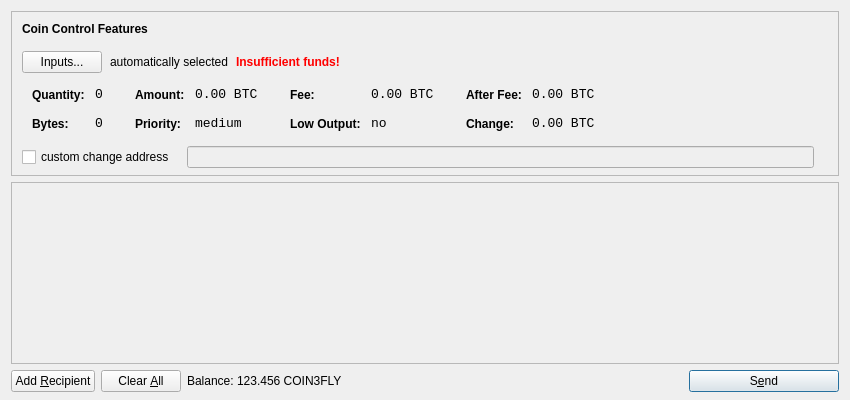
<?xml version="1.0" encoding="UTF-8"?>
<ui version="4.0">
 <class>SendCoinsDialog</class>
 <widget class="QDialog" name="SendCoinsDialog">
  <property name="geometry">
   <rect>
    <x>0</x>
    <y>0</y>
    <width>850</width>
    <height>400</height>
   </rect>
  </property>
  <property name="windowTitle">
   <string>Send Coins</string>
  </property>
  <layout class="QVBoxLayout" name="verticalLayout" stretch="0,1,0">
   <property name="bottomMargin">
    <number>8</number>
   </property>
   <item>
    <widget class="QFrame" name="frameCoinControl">
     <property name="sizePolicy">
      <sizepolicy hsizetype="Expanding" vsizetype="Expanding">
       <horstretch>0</horstretch>
       <verstretch>0</verstretch>
      </sizepolicy>
     </property>
     <property name="maximumSize">
      <size>
       <width>16777215</width>
       <height>16777215</height>
      </size>
     </property>
     <property name="frameShape">
      <enum>QFrame::StyledPanel</enum>
     </property>
     <property name="frameShadow">
      <enum>QFrame::Sunken</enum>
     </property>
     <layout class="QVBoxLayout" name="verticalLayoutCoinControl2">
      <property name="spacing">
       <number>-1</number>
      </property>
      <property name="leftMargin">
       <number>0</number>
      </property>
      <property name="topMargin">
       <number>0</number>
      </property>
      <property name="rightMargin">
       <number>0</number>
      </property>
      <property name="bottomMargin">
       <number>6</number>
      </property>
      <item>
       <layout class="QVBoxLayout" name="verticalLayoutCoinControl" stretch="0,0,0,0,1">
        <property name="spacing">
         <number>0</number>
        </property>
        <property name="leftMargin">
         <number>10</number>
        </property>
        <property name="topMargin">
         <number>10</number>
        </property>
        <item>
         <layout class="QHBoxLayout" name="horizontalLayoutCoinControl1">
          <property name="bottomMargin">
           <number>15</number>
          </property>
          <item>
           <widget class="QLabel" name="labelCoinControlFeatures">
            <property name="sizePolicy">
             <sizepolicy hsizetype="Preferred" vsizetype="Maximum">
              <horstretch>0</horstretch>
              <verstretch>0</verstretch>
             </sizepolicy>
            </property>
            <property name="font">
             <font>
              <weight>75</weight>
              <bold>true</bold>
             </font>
            </property>
            <property name="styleSheet">
             <string notr="true">font-weight:bold;</string>
            </property>
            <property name="text">
             <string>Coin Control Features</string>
            </property>
           </widget>
          </item>
         </layout>
        </item>
        <item>
         <layout class="QHBoxLayout" name="horizontalLayoutCoinControl2" stretch="0,0,0,0">
          <property name="spacing">
           <number>8</number>
          </property>
          <property name="bottomMargin">
           <number>10</number>
          </property>
          <item>
           <widget class="QPushButton" name="pushButtonCoinControl">
            <property name="styleSheet">
             <string notr="true"/>
            </property>
            <property name="text">
             <string>Inputs...</string>
            </property>
           </widget>
          </item>
          <item>
           <widget class="QLabel" name="labelCoinControlAutomaticallySelected">
            <property name="text">
             <string>automatically selected</string>
            </property>
            <property name="margin">
             <number>5</number>
            </property>
           </widget>
          </item>
          <item>
           <widget class="QLabel" name="labelCoinControlInsuffFunds">
            <property name="font">
             <font>
              <weight>75</weight>
              <bold>true</bold>
             </font>
            </property>
            <property name="styleSheet">
             <string notr="true">color:red;font-weight:bold;</string>
            </property>
            <property name="text">
             <string>Insufficient funds!</string>
            </property>
            <property name="margin">
             <number>5</number>
            </property>
           </widget>
          </item>
          <item>
           <spacer name="horizontalSpacerCoinControl">
            <property name="orientation">
             <enum>Qt::Horizontal</enum>
            </property>
            <property name="sizeHint" stdset="0">
             <size>
              <width>40</width>
              <height>1</height>
             </size>
            </property>
           </spacer>
          </item>
         </layout>
        </item>
        <item>
         <widget class="QWidget" name="widgetCoinControl" native="true">
          <property name="sizePolicy">
           <sizepolicy hsizetype="Preferred" vsizetype="Preferred">
            <horstretch>0</horstretch>
            <verstretch>0</verstretch>
           </sizepolicy>
          </property>
          <property name="minimumSize">
           <size>
            <width>0</width>
            <height>0</height>
           </size>
          </property>
          <property name="styleSheet">
           <string notr="true"/>
          </property>
          <layout class="QHBoxLayout" name="horizontalLayoutCoinControl5">
           <property name="margin">
            <number>0</number>
           </property>
           <item>
            <layout class="QHBoxLayout" name="horizontalLayoutCoinControl3" stretch="0,0,0,1">
             <property name="spacing">
              <number>20</number>
             </property>
             <property name="topMargin">
              <number>0</number>
             </property>
             <property name="bottomMargin">
              <number>10</number>
             </property>
             <item>
              <layout class="QFormLayout" name="formLayoutCoinControl1">
               <property name="horizontalSpacing">
                <number>10</number>
               </property>
               <property name="verticalSpacing">
                <number>14</number>
               </property>
               <property name="leftMargin">
                <number>10</number>
               </property>
               <property name="topMargin">
                <number>4</number>
               </property>
               <property name="rightMargin">
                <number>6</number>
               </property>
               <item row="0" column="0">
                <widget class="QLabel" name="labelCoinControlQuantityText">
                 <property name="styleSheet">
                  <string notr="true">font-weight:bold;</string>
                 </property>
                 <property name="text">
                  <string>Quantity:</string>
                 </property>
                 <property name="margin">
                  <number>0</number>
                 </property>
                </widget>
               </item>
               <item row="0" column="1">
                <widget class="QLabel" name="labelCoinControlQuantity">
                 <property name="font">
                  <font>
                   <family>Monospace</family>
                   <pointsize>10</pointsize>
                  </font>
                 </property>
                 <property name="cursor">
                  <cursorShape>IBeamCursor</cursorShape>
                 </property>
                 <property name="contextMenuPolicy">
                  <enum>Qt::ActionsContextMenu</enum>
                 </property>
                 <property name="text">
                  <string notr="true">0</string>
                 </property>
                 <property name="margin">
                  <number>0</number>
                 </property>
                 <property name="textInteractionFlags">
                  <set>Qt::LinksAccessibleByMouse|Qt::TextSelectableByKeyboard|Qt::TextSelectableByMouse</set>
                 </property>
                </widget>
               </item>
               <item row="1" column="0">
                <widget class="QLabel" name="labelCoinControlBytesText">
                 <property name="styleSheet">
                  <string notr="true">font-weight:bold;</string>
                 </property>
                 <property name="text">
                  <string>Bytes:</string>
                 </property>
                </widget>
               </item>
               <item row="1" column="1">
                <widget class="QLabel" name="labelCoinControlBytes">
                 <property name="font">
                  <font>
                   <family>Monospace</family>
                   <pointsize>10</pointsize>
                  </font>
                 </property>
                 <property name="cursor">
                  <cursorShape>IBeamCursor</cursorShape>
                 </property>
                 <property name="contextMenuPolicy">
                  <enum>Qt::ActionsContextMenu</enum>
                 </property>
                 <property name="text">
                  <string notr="true">0</string>
                 </property>
                 <property name="textInteractionFlags">
                  <set>Qt::LinksAccessibleByMouse|Qt::TextSelectableByKeyboard|Qt::TextSelectableByMouse</set>
                 </property>
                </widget>
               </item>
              </layout>
             </item>
             <item>
              <layout class="QFormLayout" name="formLayoutCoinControl2">
               <property name="horizontalSpacing">
                <number>10</number>
               </property>
               <property name="verticalSpacing">
                <number>14</number>
               </property>
               <property name="leftMargin">
                <number>6</number>
               </property>
               <property name="topMargin">
                <number>4</number>
               </property>
               <property name="rightMargin">
                <number>6</number>
               </property>
               <item row="0" column="0">
                <widget class="QLabel" name="labelCoinControlAmountText">
                 <property name="styleSheet">
                  <string notr="true">font-weight:bold;</string>
                 </property>
                 <property name="text">
                  <string>Amount:</string>
                 </property>
                 <property name="margin">
                  <number>0</number>
                 </property>
                </widget>
               </item>
               <item row="0" column="1">
                <widget class="QLabel" name="labelCoinControlAmount">
                 <property name="font">
                  <font>
                   <family>Monospace</family>
                   <pointsize>10</pointsize>
                  </font>
                 </property>
                 <property name="cursor">
                  <cursorShape>IBeamCursor</cursorShape>
                 </property>
                 <property name="contextMenuPolicy">
                  <enum>Qt::ActionsContextMenu</enum>
                 </property>
                 <property name="text">
                  <string notr="true">0.00 BTC</string>
                 </property>
                 <property name="textInteractionFlags">
                  <set>Qt::LinksAccessibleByMouse|Qt::TextSelectableByKeyboard|Qt::TextSelectableByMouse</set>
                 </property>
                </widget>
               </item>
               <item row="1" column="0">
                <widget class="QLabel" name="labelCoinControlPriorityText">
                 <property name="styleSheet">
                  <string notr="true">font-weight:bold;</string>
                 </property>
                 <property name="text">
                  <string>Priority:</string>
                 </property>
                </widget>
               </item>
               <item row="1" column="1">
                <widget class="QLabel" name="labelCoinControlPriority">
                 <property name="font">
                  <font>
                   <family>Monospace</family>
                   <pointsize>10</pointsize>
                  </font>
                 </property>
                 <property name="cursor">
                  <cursorShape>IBeamCursor</cursorShape>
                 </property>
                 <property name="contextMenuPolicy">
                  <enum>Qt::ActionsContextMenu</enum>
                 </property>
                 <property name="text">
                  <string>medium</string>
                 </property>
                 <property name="textInteractionFlags">
                  <set>Qt::LinksAccessibleByMouse|Qt::TextSelectableByKeyboard|Qt::TextSelectableByMouse</set>
                 </property>
                </widget>
               </item>
              </layout>
             </item>
             <item>
              <layout class="QFormLayout" name="formLayoutCoinControl3">
               <property name="horizontalSpacing">
                <number>10</number>
               </property>
               <property name="verticalSpacing">
                <number>14</number>
               </property>
               <property name="leftMargin">
                <number>6</number>
               </property>
               <property name="topMargin">
                <number>4</number>
               </property>
               <property name="rightMargin">
                <number>6</number>
               </property>
               <item row="0" column="0">
                <widget class="QLabel" name="labelCoinControlFeeText">
                 <property name="styleSheet">
                  <string notr="true">font-weight:bold;</string>
                 </property>
                 <property name="text">
                  <string>Fee:</string>
                 </property>
                 <property name="margin">
                  <number>0</number>
                 </property>
                </widget>
               </item>
               <item row="0" column="1">
                <widget class="QLabel" name="labelCoinControlFee">
                 <property name="font">
                  <font>
                   <family>Monospace</family>
                   <pointsize>10</pointsize>
                  </font>
                 </property>
                 <property name="cursor">
                  <cursorShape>IBeamCursor</cursorShape>
                 </property>
                 <property name="contextMenuPolicy">
                  <enum>Qt::ActionsContextMenu</enum>
                 </property>
                 <property name="text">
                  <string notr="true">0.00 BTC</string>
                 </property>
                 <property name="textInteractionFlags">
                  <set>Qt::LinksAccessibleByMouse|Qt::TextSelectableByKeyboard|Qt::TextSelectableByMouse</set>
                 </property>
                </widget>
               </item>
               <item row="1" column="0">
                <widget class="QLabel" name="labelCoinControlLowOutputText">
                 <property name="styleSheet">
                  <string notr="true">font-weight:bold;</string>
                 </property>
                 <property name="text">
                  <string>Low Output:</string>
                 </property>
                </widget>
               </item>
               <item row="1" column="1">
                <widget class="QLabel" name="labelCoinControlLowOutput">
                 <property name="font">
                  <font>
                   <family>Monospace</family>
                   <pointsize>10</pointsize>
                  </font>
                 </property>
                 <property name="cursor">
                  <cursorShape>IBeamCursor</cursorShape>
                 </property>
                 <property name="contextMenuPolicy">
                  <enum>Qt::ActionsContextMenu</enum>
                 </property>
                 <property name="text">
                  <string>no</string>
                 </property>
                 <property name="textInteractionFlags">
                  <set>Qt::LinksAccessibleByMouse|Qt::TextSelectableByKeyboard|Qt::TextSelectableByMouse</set>
                 </property>
                </widget>
               </item>
              </layout>
             </item>
             <item>
              <layout class="QFormLayout" name="formLayoutCoinControl4">
               <property name="horizontalSpacing">
                <number>10</number>
               </property>
               <property name="verticalSpacing">
                <number>14</number>
               </property>
               <property name="leftMargin">
                <number>6</number>
               </property>
               <property name="topMargin">
                <number>4</number>
               </property>
               <property name="rightMargin">
                <number>6</number>
               </property>
               <item row="0" column="0">
                <widget class="QLabel" name="labelCoinControlAfterFeeText">
                 <property name="styleSheet">
                  <string notr="true">font-weight:bold;</string>
                 </property>
                 <property name="text">
                  <string>After Fee:</string>
                 </property>
                 <property name="margin">
                  <number>0</number>
                 </property>
                </widget>
               </item>
               <item row="0" column="1">
                <widget class="QLabel" name="labelCoinControlAfterFee">
                 <property name="font">
                  <font>
                   <family>Monospace</family>
                   <pointsize>10</pointsize>
                  </font>
                 </property>
                 <property name="cursor">
                  <cursorShape>IBeamCursor</cursorShape>
                 </property>
                 <property name="contextMenuPolicy">
                  <enum>Qt::ActionsContextMenu</enum>
                 </property>
                 <property name="text">
                  <string notr="true">0.00 BTC</string>
                 </property>
                 <property name="textInteractionFlags">
                  <set>Qt::LinksAccessibleByMouse|Qt::TextSelectableByKeyboard|Qt::TextSelectableByMouse</set>
                 </property>
                </widget>
               </item>
               <item row="1" column="0">
                <widget class="QLabel" name="labelCoinControlChangeText">
                 <property name="styleSheet">
                  <string notr="true">font-weight:bold;</string>
                 </property>
                 <property name="text">
                  <string>Change:</string>
                 </property>
                </widget>
               </item>
               <item row="1" column="1">
                <widget class="QLabel" name="labelCoinControlChange">
                 <property name="font">
                  <font>
                   <family>Monospace</family>
                   <pointsize>10</pointsize>
                  </font>
                 </property>
                 <property name="cursor">
                  <cursorShape>IBeamCursor</cursorShape>
                 </property>
                 <property name="contextMenuPolicy">
                  <enum>Qt::ActionsContextMenu</enum>
                 </property>
                 <property name="text">
                  <string notr="true">0.00 BTC</string>
                 </property>
                 <property name="textInteractionFlags">
                  <set>Qt::LinksAccessibleByMouse|Qt::TextSelectableByKeyboard|Qt::TextSelectableByMouse</set>
                 </property>
                </widget>
               </item>
              </layout>
             </item>
            </layout>
           </item>
          </layout>
         </widget>
        </item>
        <item>
         <layout class="QHBoxLayout" name="horizontalLayoutCoinControl4" stretch="0,0,0">
          <property name="spacing">
           <number>12</number>
          </property>
          <property name="sizeConstraint">
           <enum>QLayout::SetDefaultConstraint</enum>
          </property>
          <property name="topMargin">
           <number>5</number>
          </property>
          <property name="rightMargin">
           <number>5</number>
          </property>
          <item>
           <widget class="QCheckBox" name="checkBoxCoinControlChange">
            <property name="text">
             <string>custom change address</string>
            </property>
           </widget>
          </item>
          <item>
           <widget class="QLineEdit" name="lineEditCoinControlChange">
            <property name="enabled">
             <bool>false</bool>
            </property>
            <property name="sizePolicy">
             <sizepolicy hsizetype="Expanding" vsizetype="Fixed">
              <horstretch>0</horstretch>
              <verstretch>0</verstretch>
             </sizepolicy>
            </property>
           </widget>
          </item>
          <item>
           <widget class="QLabel" name="labelCoinControlChangeLabel">
            <property name="sizePolicy">
             <sizepolicy hsizetype="Preferred" vsizetype="Expanding">
              <horstretch>0</horstretch>
              <verstretch>0</verstretch>
             </sizepolicy>
            </property>
            <property name="minimumSize">
             <size>
              <width>0</width>
              <height>0</height>
             </size>
            </property>
            <property name="text">
             <string/>
            </property>
            <property name="margin">
             <number>3</number>
            </property>
           </widget>
          </item>
         </layout>
        </item>
        <item>
         <spacer name="verticalSpacerCoinControl">
          <property name="orientation">
           <enum>Qt::Vertical</enum>
          </property>
          <property name="sizeHint" stdset="0">
           <size>
            <width>800</width>
            <height>1</height>
           </size>
          </property>
         </spacer>
        </item>
       </layout>
      </item>
     </layout>
    </widget>
   </item>
   <item>
    <widget class="QScrollArea" name="scrollArea">
     <property name="widgetResizable">
      <bool>true</bool>
     </property>
     <widget class="QWidget" name="scrollAreaWidgetContents">
      <property name="geometry">
       <rect>
        <x>0</x>
        <y>0</y>
        <width>830</width>
        <height>165</height>
       </rect>
      </property>
      <layout class="QVBoxLayout" name="verticalLayout_2">
       <property name="margin">
        <number>0</number>
       </property>
       <item>
        <layout class="QVBoxLayout" name="entries">
         <property name="spacing">
          <number>6</number>
         </property>
        </layout>
       </item>
       <item>
        <spacer name="verticalSpacer">
         <property name="orientation">
          <enum>Qt::Vertical</enum>
         </property>
         <property name="sizeHint" stdset="0">
          <size>
           <width>20</width>
           <height>40</height>
          </size>
         </property>
        </spacer>
       </item>
      </layout>
     </widget>
    </widget>
   </item>
   <item>
    <layout class="QHBoxLayout" name="horizontalLayout">
     <item>
      <widget class="QPushButton" name="addButton">
       <property name="toolTip">
        <string>Send to multiple recipients at once</string>
       </property>
       <property name="text">
        <string>Add &amp;Recipient</string>
       </property>
       <property name="icon">
        <iconset resource="../bitcoin.qrc">
         <normaloff>:/icons/add</normaloff>:/icons/add</iconset>
       </property>
       <property name="autoDefault">
        <bool>false</bool>
       </property>
      </widget>
     </item>
     <item>
      <widget class="QPushButton" name="clearButton">
       <property name="sizePolicy">
        <sizepolicy hsizetype="Minimum" vsizetype="Fixed">
         <horstretch>0</horstretch>
         <verstretch>0</verstretch>
        </sizepolicy>
       </property>
       <property name="toolTip">
        <string>Remove all transaction fields</string>
       </property>
       <property name="text">
        <string>Clear &amp;All</string>
       </property>
       <property name="icon">
        <iconset resource="../bitcoin.qrc">
         <normaloff>:/icons/remove</normaloff>:/icons/remove</iconset>
       </property>
       <property name="autoRepeatDelay">
        <number>300</number>
       </property>
       <property name="autoDefault">
        <bool>false</bool>
       </property>
      </widget>
     </item>
     <item>
      <layout class="QHBoxLayout" name="horizontalLayout_2">
       <property name="spacing">
        <number>3</number>
       </property>
       <item>
        <widget class="QLabel" name="label">
         <property name="text">
          <string>Balance:</string>
         </property>
        </widget>
       </item>
       <item>
        <widget class="QLabel" name="labelBalance">
         <property name="cursor">
          <cursorShape>IBeamCursor</cursorShape>
         </property>
         <property name="text">
          <string>123.456 COIN3FLY</string>
         </property>
         <property name="textInteractionFlags">
          <set>Qt::LinksAccessibleByMouse|Qt::TextSelectableByKeyboard|Qt::TextSelectableByMouse</set>
         </property>
        </widget>
       </item>
      </layout>
     </item>
     <item>
      <spacer name="horizontalSpacer">
       <property name="orientation">
        <enum>Qt::Horizontal</enum>
       </property>
       <property name="sizeHint" stdset="0">
        <size>
         <width>40</width>
         <height>20</height>
        </size>
       </property>
      </spacer>
     </item>
     <item>
      <widget class="QPushButton" name="sendButton">
       <property name="minimumSize">
        <size>
         <width>150</width>
         <height>0</height>
        </size>
       </property>
       <property name="toolTip">
        <string>Confirm the send action</string>
       </property>
       <property name="text">
        <string>S&amp;end</string>
       </property>
       <property name="icon">
        <iconset resource="../bitcoin.qrc">
         <normaloff>:/icons/send</normaloff>:/icons/send</iconset>
       </property>
       <property name="default">
        <bool>true</bool>
       </property>
      </widget>
     </item>
    </layout>
   </item>
  </layout>
 </widget>
 <resources>
  <include location="../bitcoin.qrc"/>
 </resources>
 <connections/>
</ui>
